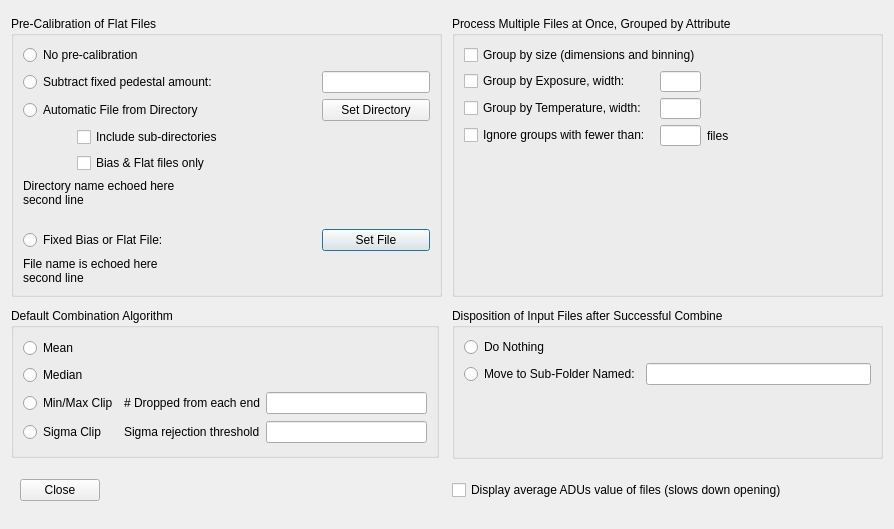
<?xml version="1.0" encoding="UTF-8"?>
<ui version="4.0">
 <class>Dialog</class>
 <widget class="QDialog" name="Dialog">
  <property name="geometry">
   <rect>
    <x>0</x>
    <y>0</y>
    <width>894</width>
    <height>529</height>
   </rect>
  </property>
  <property name="minimumSize">
   <size>
    <width>894</width>
    <height>529</height>
   </size>
  </property>
  <property name="maximumSize">
   <size>
    <width>894</width>
    <height>529</height>
   </size>
  </property>
  <property name="windowTitle">
   <string>Preferences</string>
  </property>
  <layout class="QGridLayout" name="gridLayout_6">
   <item row="0" column="0">
    <widget class="QGroupBox" name="groupBox_3">
     <property name="minimumSize">
      <size>
       <width>431</width>
       <height>261</height>
      </size>
     </property>
     <property name="maximumSize">
      <size>
       <width>431</width>
       <height>9999</height>
      </size>
     </property>
     <property name="title">
      <string>Pre-Calibration of Flat Files</string>
     </property>
     <layout class="QGridLayout" name="gridLayout_4">
      <item row="0" column="0" colspan="2">
       <widget class="QRadioButton" name="noPreClalibrationRB">
        <property name="toolTip">
         <string>No precalibration</string>
        </property>
        <property name="text">
         <string>No pre-calibration</string>
        </property>
       </widget>
      </item>
      <item row="1" column="0" colspan="3">
       <widget class="QRadioButton" name="fixedPedestalRB">
        <property name="toolTip">
         <string>Precalibrate by subtracting given constant pedestal value from every pixel</string>
        </property>
        <property name="text">
         <string>Subtract fixed pedestal amount:</string>
        </property>
       </widget>
      </item>
      <item row="1" column="4">
       <widget class="QLineEdit" name="fixedPedestalAmount">
        <property name="toolTip">
         <string>Pedestal value to subtract</string>
        </property>
       </widget>
      </item>
      <item row="2" column="0" colspan="3">
       <widget class="QRadioButton" name="autoPreCalibrationRB">
        <property name="toolTip">
         <string>Automatically choose a matching Bias or Flat file from a directory of Bias files</string>
        </property>
        <property name="text">
         <string>Automatic File from Directory</string>
        </property>
       </widget>
      </item>
      <item row="2" column="4">
       <widget class="QPushButton" name="setAutoDirectory">
        <property name="toolTip">
         <string>Set the directory containing the calibration Bias files</string>
        </property>
        <property name="text">
         <string>Set Directory</string>
        </property>
        <property name="autoDefault">
         <bool>false</bool>
        </property>
       </widget>
      </item>
      <item row="3" column="0">
       <spacer name="horizontalSpacer_5">
        <property name="orientation">
         <enum>Qt::Horizontal</enum>
        </property>
        <property name="sizeType">
         <enum>QSizePolicy::Fixed</enum>
        </property>
        <property name="sizeHint" stdset="0">
         <size>
          <width>48</width>
          <height>19</height>
         </size>
        </property>
       </spacer>
      </item>
      <item row="3" column="1" colspan="2">
       <widget class="QCheckBox" name="autoRecursive">
        <property name="text">
         <string>Include sub-directories</string>
        </property>
       </widget>
      </item>
      <item row="3" column="3">
       <spacer name="horizontalSpacer_2">
        <property name="orientation">
         <enum>Qt::Horizontal</enum>
        </property>
        <property name="sizeHint" stdset="0">
         <size>
          <width>31</width>
          <height>20</height>
         </size>
        </property>
       </spacer>
      </item>
      <item row="4" column="0">
       <spacer name="horizontalSpacer_6">
        <property name="orientation">
         <enum>Qt::Horizontal</enum>
        </property>
        <property name="sizeType">
         <enum>QSizePolicy::Fixed</enum>
        </property>
        <property name="sizeHint" stdset="0">
         <size>
          <width>48</width>
          <height>19</height>
         </size>
        </property>
       </spacer>
      </item>
      <item row="4" column="1">
       <widget class="QCheckBox" name="autoBiasOnly">
        <property name="text">
         <string>Bias &amp;&amp; Flat files only</string>
        </property>
       </widget>
      </item>
      <item row="4" column="2">
       <spacer name="horizontalSpacer_3">
        <property name="orientation">
         <enum>Qt::Horizontal</enum>
        </property>
        <property name="sizeHint" stdset="0">
         <size>
          <width>45</width>
          <height>19</height>
         </size>
        </property>
       </spacer>
      </item>
      <item row="5" column="0" colspan="2">
       <widget class="QLabel" name="autoDirectoryName">
        <property name="text">
         <string>&lt;html&gt;&lt;head/&gt;&lt;body&gt;&lt;p&gt;&lt;span style=&quot; font-size:9pt;&quot;&gt;Directory name echoed here&lt;br/&gt;second line&lt;/span&gt;&lt;/p&gt;&lt;/body&gt;&lt;/html&gt;</string>
        </property>
        <property name="alignment">
         <set>Qt::AlignLeading|Qt::AlignLeft|Qt::AlignTop</set>
        </property>
        <property name="wordWrap">
         <bool>true</bool>
        </property>
       </widget>
      </item>
      <item row="6" column="0" colspan="2">
       <widget class="QRadioButton" name="FixedPreCalFileRB">
        <property name="toolTip">
         <string>Use fixed bias file specified here for precalibration</string>
        </property>
        <property name="text">
         <string>Fixed Bias or Flat File:</string>
        </property>
       </widget>
      </item>
      <item row="7" column="0" colspan="2">
       <widget class="QLabel" name="precalibrationPathDisplay">
        <property name="sizePolicy">
         <sizepolicy hsizetype="Preferred" vsizetype="Fixed">
          <horstretch>0</horstretch>
          <verstretch>0</verstretch>
         </sizepolicy>
        </property>
        <property name="minimumSize">
         <size>
          <width>0</width>
          <height>0</height>
         </size>
        </property>
        <property name="text">
         <string>&lt;html&gt;&lt;head/&gt;&lt;body&gt;&lt;p&gt;&lt;span style=&quot; font-size:9pt;&quot;&gt;File name is echoed here&lt;br/&gt;second line&lt;/span&gt;&lt;/p&gt;&lt;/body&gt;&lt;/html&gt;</string>
        </property>
        <property name="alignment">
         <set>Qt::AlignLeading|Qt::AlignLeft|Qt::AlignTop</set>
        </property>
        <property name="wordWrap">
         <bool>true</bool>
        </property>
       </widget>
      </item>
      <item row="6" column="4">
       <widget class="QPushButton" name="selectPreCalFile">
        <property name="text">
         <string>Set File</string>
        </property>
       </widget>
      </item>
     </layout>
    </widget>
   </item>
   <item row="0" column="1">
    <widget class="QGroupBox" name="groupBox">
     <property name="minimumSize">
      <size>
       <width>431</width>
       <height>281</height>
      </size>
     </property>
     <property name="maximumSize">
      <size>
       <width>431</width>
       <height>281</height>
      </size>
     </property>
     <property name="title">
      <string>Process Multiple Files at Once, Grouped by Attribute</string>
     </property>
     <layout class="QGridLayout" name="gridLayout_2">
      <item row="0" column="0" colspan="2">
       <widget class="QCheckBox" name="groupBySizeCB">
        <property name="toolTip">
         <string>Process sets of files having different dimensions or binnings</string>
        </property>
        <property name="text">
         <string>Group by size (dimensions and binning)</string>
        </property>
       </widget>
      </item>
      <item row="1" column="1">
       <widget class="QLineEdit" name="exposureGroupBandwidth">
        <property name="maximumSize">
         <size>
          <width>41</width>
          <height>21</height>
         </size>
        </property>
        <property name="toolTip">
         <string>Make groups where exposures are within this much on either side of the group centre.</string>
        </property>
       </widget>
      </item>
      <item row="2" column="1">
       <widget class="QLineEdit" name="temperatureGroupBandwidth">
        <property name="maximumSize">
         <size>
          <width>41</width>
          <height>21</height>
         </size>
        </property>
        <property name="toolTip">
         <string>Make groups where temperatures are within this much on either side of the group centre.</string>
        </property>
       </widget>
      </item>
      <item row="3" column="1">
       <widget class="QLineEdit" name="minimumGroupSize">
        <property name="maximumSize">
         <size>
          <width>41</width>
          <height>21</height>
         </size>
        </property>
       </widget>
      </item>
      <item row="2" column="0">
       <widget class="QCheckBox" name="groupByTemperatureCB">
        <property name="toolTip">
         <string>Process sets of files having different CCD temperatures</string>
        </property>
        <property name="text">
         <string>Group by Temperature, width:</string>
        </property>
       </widget>
      </item>
      <item row="3" column="0">
       <widget class="QCheckBox" name="ignoreSmallGroupsCB">
        <property name="text">
         <string>Ignore groups with fewer than:</string>
        </property>
       </widget>
      </item>
      <item row="3" column="2">
       <widget class="QLabel" name="label_9">
        <property name="text">
         <string>files</string>
        </property>
       </widget>
      </item>
      <item row="1" column="0">
       <widget class="QCheckBox" name="groupByExposureCB">
        <property name="toolTip">
         <string>Process sets of files having different exposure times</string>
        </property>
        <property name="text">
         <string>Group by Exposure, width:</string>
        </property>
       </widget>
      </item>
      <item row="4" column="0">
       <spacer name="verticalSpacer">
        <property name="orientation">
         <enum>Qt::Vertical</enum>
        </property>
        <property name="sizeHint" stdset="0">
         <size>
          <width>20</width>
          <height>51</height>
         </size>
        </property>
       </spacer>
      </item>
     </layout>
    </widget>
   </item>
   <item row="1" column="0">
    <widget class="QGroupBox" name="CombineMethod">
     <property name="minimumSize">
      <size>
       <width>428</width>
       <height>150</height>
      </size>
     </property>
     <property name="maximumSize">
      <size>
       <width>428</width>
       <height>150</height>
      </size>
     </property>
     <property name="title">
      <string>Default Combination Algorithm</string>
     </property>
     <layout class="QGridLayout" name="gridLayout">
      <item row="0" column="0">
       <widget class="QRadioButton" name="combineMeanRB">
        <property name="toolTip">
         <string>Simple mean. Best signal-to-noise, but outliers (satellites etc) will show up.</string>
        </property>
        <property name="text">
         <string>Mean</string>
        </property>
        <attribute name="buttonGroup">
         <string notr="true">combineMethodGroup</string>
        </attribute>
       </widget>
      </item>
      <item row="2" column="2">
       <widget class="QLineEdit" name="minMaxNumDropped">
        <property name="toolTip">
         <string>&lt;html&gt;&lt;head/&gt;&lt;body&gt;&lt;p&gt;How many min and max values are dropped?  (1 = drop all instances of the max and all instances of the min; 2 = all instances of max and next-to-max and all instances of 2 min values, etc.)&lt;/p&gt;&lt;/body&gt;&lt;/html&gt;</string>
        </property>
       </widget>
      </item>
      <item row="3" column="2">
       <widget class="QLineEdit" name="sigmaThreshold">
        <property name="toolTip">
         <string>&lt;html&gt;&lt;head/&gt;&lt;body&gt;&lt;p&gt;Sigma ratio (how many standard deviations the value is from the mean) beyond which data are dropped.  Try 2.0 then experiment.&lt;/p&gt;&lt;/body&gt;&lt;/html&gt;</string>
        </property>
       </widget>
      </item>
      <item row="3" column="1">
       <widget class="QLabel" name="label_3">
        <property name="text">
         <string>Sigma rejection threshold</string>
        </property>
       </widget>
      </item>
      <item row="1" column="0">
       <widget class="QRadioButton" name="combineMedianRB">
        <property name="toolTip">
         <string>Simple median. Rejects outliers, but signal-to-noise not as good as with Mean.</string>
        </property>
        <property name="text">
         <string>Median</string>
        </property>
        <attribute name="buttonGroup">
         <string notr="true">combineMethodGroup</string>
        </attribute>
       </widget>
      </item>
      <item row="2" column="1">
       <widget class="QLabel" name="label_2">
        <property name="text">
         <string># Dropped from each end</string>
        </property>
       </widget>
      </item>
      <item row="2" column="0">
       <widget class="QRadioButton" name="combineMinMaxRB">
        <property name="toolTip">
         <string>Drop min and max values, then Mean. Works well when outliers are hot or black pixels.</string>
        </property>
        <property name="text">
         <string>Min/Max Clip</string>
        </property>
        <attribute name="buttonGroup">
         <string notr="true">combineMethodGroup</string>
        </attribute>
       </widget>
      </item>
      <item row="3" column="0">
       <widget class="QRadioButton" name="combineSigmaRB">
        <property name="toolTip">
         <string>Drop pixels more than a given sigma ratio from the mean, then mean the rest. Good rejection of anomalous data.</string>
        </property>
        <property name="text">
         <string>Sigma Clip</string>
        </property>
        <attribute name="buttonGroup">
         <string notr="true">combineMethodGroup</string>
        </attribute>
       </widget>
      </item>
     </layout>
    </widget>
   </item>
   <item row="1" column="1">
    <widget class="QGroupBox" name="groupBox_2">
     <property name="minimumSize">
      <size>
       <width>431</width>
       <height>95</height>
      </size>
     </property>
     <property name="maximumSize">
      <size>
       <width>431</width>
       <height>151</height>
      </size>
     </property>
     <property name="title">
      <string>Disposition of Input Files after Successful Combine</string>
     </property>
     <layout class="QGridLayout" name="gridLayout_3">
      <item row="1" column="0">
       <widget class="QRadioButton" name="dispositionSubFolderRB">
        <property name="toolTip">
         <string>Move the input files to a sub-folder (in the same directory as the input files) with the given name</string>
        </property>
        <property name="text">
         <string>Move to Sub-Folder Named:</string>
        </property>
        <attribute name="buttonGroup">
         <string notr="true">dispositionGroup</string>
        </attribute>
       </widget>
      </item>
      <item row="2" column="0">
       <spacer name="verticalSpacer_2">
        <property name="orientation">
         <enum>Qt::Vertical</enum>
        </property>
        <property name="sizeHint" stdset="0">
         <size>
          <width>20</width>
          <height>42</height>
         </size>
        </property>
       </spacer>
      </item>
      <item row="1" column="1">
       <widget class="QLineEdit" name="subFolderName">
        <property name="toolTip">
         <string>&lt;html&gt;&lt;head/&gt;&lt;body&gt;&lt;p&gt;Name for the folder to move the processed files. Optionally this name can contain %d, %t, or %f, which will be replaced by the date, time, and filter name, respectively.&lt;/p&gt;&lt;/body&gt;&lt;/html&gt;</string>
        </property>
       </widget>
      </item>
      <item row="0" column="0">
       <widget class="QRadioButton" name="dispositionNothingRB">
        <property name="toolTip">
         <string>Leave the input files alone.</string>
        </property>
        <property name="text">
         <string>Do Nothing</string>
        </property>
        <attribute name="buttonGroup">
         <string notr="true">dispositionGroup</string>
        </attribute>
       </widget>
      </item>
     </layout>
    </widget>
   </item>
   <item row="2" column="0">
    <widget class="QWidget" name="widget" native="true">
     <layout class="QGridLayout" name="gridLayout_5">
      <item row="0" column="0">
       <widget class="QPushButton" name="closeButton">
        <property name="text">
         <string>Close</string>
        </property>
       </widget>
      </item>
      <item row="0" column="1">
       <spacer name="horizontalSpacer">
        <property name="orientation">
         <enum>Qt::Horizontal</enum>
        </property>
        <property name="sizeHint" stdset="0">
         <size>
          <width>335</width>
          <height>20</height>
         </size>
        </property>
       </spacer>
      </item>
     </layout>
    </widget>
   </item>
   <item row="2" column="1">
    <widget class="QCheckBox" name="displayAverageADUs">
     <property name="text">
      <string>Display average ADUs value of files (slows down opening)</string>
     </property>
    </widget>
   </item>
  </layout>
 </widget>
 <resources/>
 <connections/>
 <buttongroups>
  <buttongroup name="dispositionGroup"/>
  <buttongroup name="combineMethodGroup"/>
 </buttongroups>
</ui>
